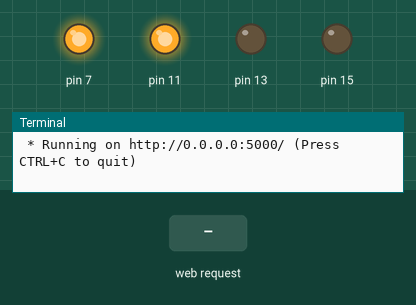
The program below on a simulated Raspberry Pi (header pin numbers). Parts: output pins drawn as LEDs (lit = HIGH), the last lines printed to the terminal. The test bench sets the inputs (shaded band). The clock reads 2024-03-15 10:24:30 at power-on unless the program sets it.

Above: at 1.2 s.
1.3 s: HTTP request for /close received
At 2.0 s:
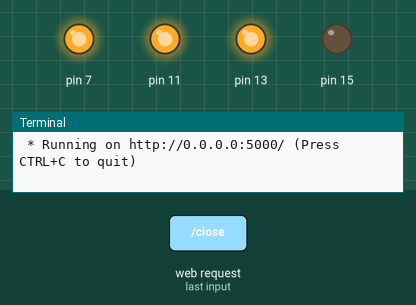
4.3 s: HTTP request for /open received
At 5.5 s:
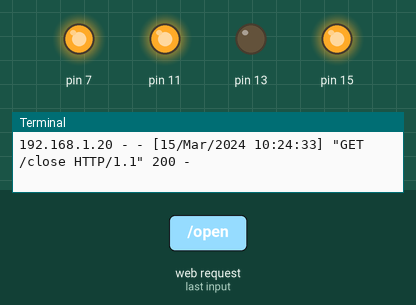
Timing chart, 0 to 14.5 s (numbered marks = the images above; inputs shaded):
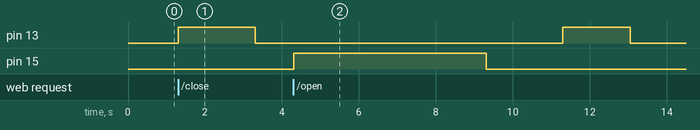

Measured:
- after the input at 1.3 s, pin 13: LOW → HIGH at once, → LOW 2.0 s later
- after the input at 4.3 s, pin 13: LOW → HIGH after 7.0 s, → LOW 1.8 s later; pin 15: LOW → HIGH at once, → LOW 5.0 s later

The program:

door_server.py
```python
"""
A Flask server to activate a motor
git@github.com:JamshedVesuna/rpi.git
"""

import RPi.GPIO as gp
import time
from flask import Flask


app = Flask(__name__)

gp.setwarnings(False)
gp.setmode(gp.BOARD)
gp.setup(7, gp.OUT)
gp.setup(11, gp.OUT)
gp.setup(13, gp.OUT)
gp.setup(15, gp.OUT)

gp.output(7, True)
gp.output(11, True)

def clockwise(duration):
    """Turn the motor clockwise for the duration in seconds"""
    gp.output(13, False)
    gp.output(15, True)
    time.sleep(duration)

    gp.output(13, False)
    gp.output(15, False)

def counterclockwise(duration):
    """Turn the motor counterclockwise for the duration in seconds"""
    gp.output(13, True)
    gp.output(15, False)
    time.sleep(duration)

    gp.output(13, False)
    gp.output(15, False)


@app.route('/open')
def open():
    clockwise(5)
    time.sleep(2)
    counterclockwise(1.75)

@app.route('/close')
def close():
    counterclockwise(2)

if __name__ == '__main__':
    app.run(host='0.0.0.0')
```
